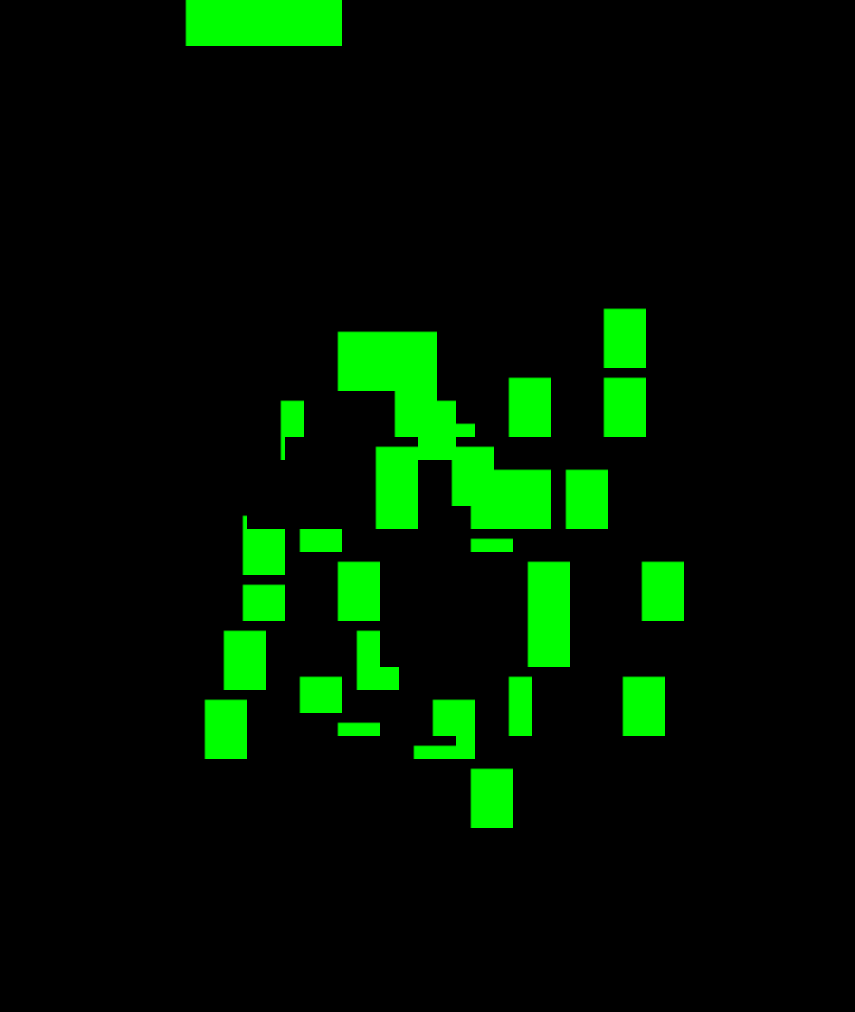

This game map was drawn from its Tiled (.tmx) file and the tilesets committed beside it. A one-line description and the full map source follow:
An orthogonal 45x44 tile map with 19x23 px tiles, 1 tile layer (Tile Layer 1).

<map version="1.0" tiledversion="1.1.6" orientation="orthogonal" renderorder="right-down" width="45" height="44" tilewidth="19" tileheight="23" infinite="0" nextobjectid="1">
 <tileset firstgid="1" name="fdc" tilewidth="19" tileheight="23" tilecount="527" columns="31">
  <image source="s.png" trans="ff00ff" width="595" height="400" />
 </tileset>
 <layer name="Tile Layer 1" width="45" height="44">
  <data encoding="csv">
0,158,159,160,161,162,163,164,165,166,167,168,169,170,171,172,173,174,0,0,0,0,0,0,0,0,0,0,0,0,0,0,0,0,0,0,0,0,0,0,0,0,0,0,0,
0,189,190,191,192,193,194,195,196,197,198,199,200,201,202,203,204,205,0,0,0,0,0,0,0,0,0,0,0,0,0,0,0,0,0,0,0,0,0,0,0,0,0,0,0,
0,0,0,0,0,0,0,0,0,0,0,0,0,0,0,0,0,0,0,0,0,0,0,0,0,0,0,0,0,0,0,0,0,0,0,0,0,0,0,0,0,0,0,0,0,
0,0,0,0,0,0,0,0,0,0,0,0,0,0,0,0,0,0,0,0,0,0,0,0,0,0,0,0,0,0,0,0,0,0,0,0,0,0,0,0,0,0,0,0,0,
0,0,0,0,0,0,0,0,0,0,0,0,0,0,0,0,0,0,0,0,0,0,0,0,0,0,0,0,0,0,0,0,0,0,0,0,0,0,0,0,0,0,0,0,0,
0,0,0,0,0,0,0,0,0,0,0,0,0,0,0,0,0,0,0,0,0,0,0,0,0,0,0,0,0,0,0,0,0,0,0,0,0,0,0,0,0,0,0,0,0,
0,0,0,0,0,0,0,0,0,0,0,0,0,0,0,0,0,0,0,0,0,0,0,0,0,0,0,0,0,0,0,0,0,0,0,0,0,0,0,0,0,0,0,0,0,
0,0,0,0,0,0,0,0,0,0,0,0,0,0,0,0,0,0,0,0,0,0,0,0,0,0,0,0,0,0,0,0,0,0,0,0,0,0,0,0,0,0,0,0,0,
0,0,0,0,0,0,0,0,0,0,0,0,0,0,0,0,0,0,0,0,0,0,0,0,0,0,0,0,0,0,0,0,0,0,0,0,0,0,0,0,0,0,0,0,0,
0,0,0,0,0,0,0,0,0,0,0,0,0,0,0,0,0,0,0,0,0,0,0,0,0,0,0,0,0,0,0,0,0,0,0,0,0,0,0,0,0,0,0,0,0,
0,0,0,0,0,0,0,0,0,0,0,0,0,0,0,0,0,0,0,0,0,0,0,0,0,0,0,0,0,0,0,0,0,0,0,0,0,0,0,0,0,0,0,0,0,
0,0,0,0,0,0,0,0,0,0,0,0,0,0,0,0,0,0,0,0,0,0,0,0,0,0,0,0,0,0,0,0,0,0,0,0,0,0,0,0,0,0,0,0,0,
0,0,0,0,0,0,0,0,0,0,0,0,0,0,0,0,0,0,0,0,0,0,0,0,0,0,0,0,0,0,0,0,0,0,0,0,0,0,0,0,0,0,0,0,0,
0,0,0,0,0,0,0,0,0,0,0,0,0,0,0,0,0,0,0,0,0,0,0,0,0,0,0,7,8,9,10,11,12,13,0,0,0,0,0,0,0,0,0,0,0,
0,0,0,0,0,0,0,0,0,0,0,0,0,7,8,9,10,11,12,13,12,13,13,0,0,0,0,38,39,40,41,42,43,44,0,0,0,0,0,0,0,0,0,0,0,
0,0,0,0,0,0,0,0,0,0,0,0,0,38,39,40,41,42,43,44,43,44,44,0,0,0,0,69,70,71,72,73,74,75,0,0,0,0,0,0,0,0,0,0,0,
0,0,0,0,0,0,0,0,0,0,0,0,0,69,70,71,72,73,74,75,74,75,75,8,9,10,11,12,13,9,10,11,12,13,0,0,0,0,0,0,0,0,0,0,0,
0,0,0,0,0,0,0,0,0,0,7,8,9,10,11,12,38,39,40,41,42,43,44,13,40,41,42,43,44,40,41,42,43,44,0,0,0,0,0,0,0,0,0,0,0,
0,0,0,0,0,0,0,0,0,0,38,39,40,41,42,43,69,70,71,72,73,74,75,44,13,72,73,74,75,71,72,73,74,75,0,0,0,0,0,0,0,0,0,0,0,
0,0,0,0,0,0,0,0,0,0,69,70,71,72,73,7,8,9,10,11,12,13,74,75,12,13,0,0,0,0,0,0,0,0,0,0,0,0,0,0,0,0,0,0,0,
0,0,0,0,0,0,0,0,0,7,8,9,10,7,7,38,39,40,41,42,43,44,41,42,43,44,13,12,13,11,12,13,0,0,0,0,0,0,0,0,0,0,0,0,0,
0,0,0,0,0,0,0,0,0,38,39,40,41,38,38,69,70,71,72,73,74,75,72,73,74,75,44,43,44,42,43,44,0,0,0,0,0,0,0,0,0,0,0,0,0,
0,0,0,0,0,0,0,0,7,8,9,10,11,69,69,69,70,71,72,73,74,75,71,72,73,74,75,74,75,73,74,75,0,0,0,0,0,0,0,0,0,0,0,0,0,
0,0,0,0,0,0,0,0,38,39,40,41,42,43,44,73,74,75,71,72,7,8,9,10,11,12,13,0,0,0,0,0,0,0,0,0,0,0,0,0,0,0,0,0,0,
0,0,0,0,0,0,0,0,69,70,71,72,73,74,75,9,10,11,12,13,38,39,40,7,8,9,10,11,12,13,8,9,10,11,12,13,0,0,0,0,0,0,0,0,0,
0,0,0,0,0,0,0,0,7,8,9,10,11,12,13,40,41,42,43,44,69,70,71,38,39,40,41,42,43,44,39,40,41,42,43,44,0,0,0,0,0,0,0,0,0,
0,0,0,0,0,0,0,0,38,39,40,41,42,43,44,71,72,73,74,75,7,8,9,69,70,71,72,73,74,75,70,71,72,73,74,75,0,0,0,0,0,0,0,0,0,
0,0,0,0,0,0,0,7,8,9,10,11,12,13,7,8,9,10,11,12,38,39,40,38,39,40,41,42,43,44,0,0,0,0,0,0,0,0,0,0,0,0,0,0,0,
0,0,0,0,0,0,0,38,39,40,41,42,43,44,38,39,40,41,42,43,69,70,71,69,70,71,72,73,74,75,0,0,0,0,0,0,0,0,0,0,0,0,0,0,0,
0,0,0,0,0,0,0,69,70,71,72,73,74,75,10,11,12,13,73,74,75,0,7,8,9,10,11,12,7,8,9,10,11,12,13,0,0,0,0,0,0,0,0,0,0,
0,0,0,0,0,0,7,8,9,10,11,12,13,40,41,42,43,44,7,8,9,10,11,12,13,41,42,43,38,39,40,41,42,43,44,0,0,0,0,0,0,0,0,0,0,
0,0,0,0,0,0,38,39,40,41,42,43,44,7,8,9,10,11,12,13,40,41,42,43,44,72,73,74,69,70,71,72,73,74,75,0,0,0,0,0,0,0,0,0,0,
0,0,0,0,0,0,69,70,71,72,73,74,75,38,39,40,41,7,8,9,10,11,12,13,75,0,0,0,0,0,0,0,0,0,0,0,0,0,0,0,0,0,0,0,0,
0,0,0,0,0,0,0,0,0,0,0,0,69,69,70,71,72,38,39,40,7,8,9,10,11,12,13,0,0,0,0,0,0,0,0,0,0,0,0,0,0,0,0,0,0,
0,0,0,0,0,0,0,0,0,0,0,0,0,0,0,0,0,69,70,71,38,39,40,41,42,43,44,0,0,0,0,0,0,0,0,0,0,0,0,0,0,0,0,0,0,
0,0,0,0,0,0,0,0,0,0,0,0,0,0,0,0,0,0,0,0,69,70,71,72,73,74,75,0,0,0,0,0,0,0,0,0,0,0,0,0,0,0,0,0,0,
0,0,0,0,0,0,0,0,0,0,0,0,0,0,0,0,0,0,0,0,0,0,0,0,0,0,0,0,0,0,0,0,0,0,0,0,0,0,0,0,0,0,0,0,0,
0,0,0,0,0,0,0,0,0,0,0,0,0,0,0,0,0,0,0,0,0,0,0,0,0,0,0,0,0,0,0,0,0,0,0,0,0,0,0,0,0,0,0,0,0,
0,0,0,0,0,0,0,0,0,0,0,0,0,0,0,0,0,0,0,0,0,0,0,0,0,0,0,0,0,0,0,0,0,0,0,0,0,0,0,0,0,0,0,0,0,
0,0,0,0,0,0,0,0,0,0,0,0,0,0,0,0,0,0,0,0,0,0,0,0,0,0,0,0,0,0,0,0,0,0,0,0,0,0,0,0,0,0,0,0,0,
0,0,0,0,0,0,0,0,0,0,0,0,0,0,0,0,0,0,0,0,0,0,0,0,0,0,0,0,0,0,0,0,0,0,0,0,0,0,0,0,0,0,0,0,0,
0,0,0,0,0,0,0,0,0,0,0,0,0,0,0,0,0,0,0,0,0,0,0,0,0,0,0,0,0,0,0,0,0,0,0,0,0,0,0,0,0,0,0,0,0,
0,0,0,0,0,0,0,0,0,0,0,0,0,0,0,0,0,0,0,0,0,0,0,0,0,0,0,0,0,0,0,0,0,0,0,0,0,0,0,0,0,0,0,0,0,
0,0,0,0,0,0,0,0,0,0,0,0,0,0,0,0,0,0,0,0,0,0,0,0,0,0,0,0,0,0,0,0,0,0,0,0,0,0,0,0,0,0,0,0,0
</data>
 </layer>
</map>